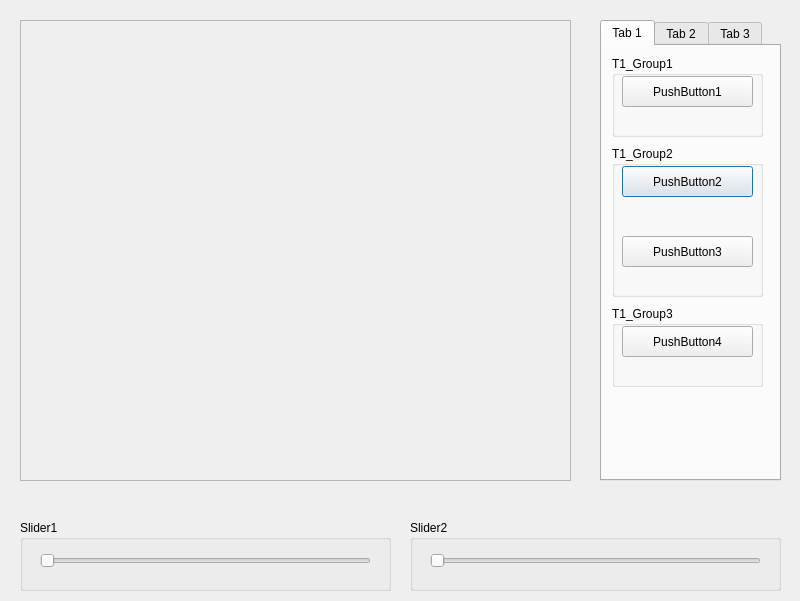
<?xml version="1.0" encoding="UTF-8"?>
<ui version="4.0">
    <class>dialog</class>
    <widget class="QDialog" name="dialog">
        <property name="geometry">
            <rect>
                <x>0</x>
                <y>0</y>
                <width>800</width>
                <height>601</height>
            </rect>
        </property>
        <property name="windowTitle">
            <string>Dialog</string>
        </property>
        <widget class="QTabWidget" name="tabWidget">
            <property name="geometry">
                <rect>
                    <x>600</x>
                    <y>20</y>
                    <width>181</width>
                    <height>461</height>
                </rect>
            </property>
            <property name="currentIndex">
                <number>0</number>
            </property>
            <widget class="QWidget" name="tab">
                <attribute name="title">
                    <string>Tab 1</string>
                </attribute>
                <widget class="QGroupBox" name="groupBox_2">
                    <property name="enabled">
                        <bool>true</bool>
                    </property>
                    <property name="geometry">
                        <rect>
                            <x>10</x>
                            <y>100</y>
                            <width>151</width>
                            <height>151</height>
                        </rect>
                    </property>
                    <property name="mouseTracking">
                        <bool>false</bool>
                    </property>
                    <property name="title">
                        <string>T1_Group2</string>
                    </property>
                    <property name="checkable">
                        <bool>false</bool>
                    </property>
                    <widget class="QPushButton" name="pushButton2">
                        <property name="geometry">
                            <rect>
                                <x>10</x>
                                <y>20</y>
                                <width>131</width>
                                <height>31</height>
                            </rect>
                        </property>
                        <property name="text">
                            <string>PushButton2</string>
                        </property>
                    </widget>

                    <widget class="QPushButton" name="pushButton3">
                        <property name="geometry">
                            <rect>
                                <x>10</x>
                                <y>90</y>
                                <width>131</width>
                                <height>31</height>
                            </rect>
                        </property>
                        <property name="text">
                            <string>PushButton3</string>
                        </property>
                    </widget>
                    <zorder>label_3</zorder>
                    <zorder>label_4</zorder>
                    <zorder>pushButton3</zorder>
                    <zorder>pushButton2</zorder>
                </widget>
                <widget class="QGroupBox" name="groupBox_3">
                    <property name="geometry">
                        <rect>
                            <x>10</x>
                            <y>260</y>
                            <width>151</width>
                            <height>81</height>
                        </rect>
                    </property>
                    <property name="title">
                        <string>T1_Group3</string>
                    </property>
                    <widget class="QPushButton" name="pushButton4">
                        <property name="geometry">
                            <rect>
                                <x>10</x>
                                <y>20</y>
                                <width>131</width>
                                <height>31</height>
                            </rect>
                        </property>
                        <property name="text">
                            <string>PushButton4</string>
                        </property>
                    </widget>

                </widget>
                <widget class="QGroupBox" name="groupBox">
                    <property name="geometry">
                        <rect>
                            <x>10</x>
                            <y>10</y>
                            <width>151</width>
                            <height>81</height>
                        </rect>
                    </property>
                    <property name="title">
                        <string>T1_Group1</string>
                    </property>

                    <widget class="QPushButton" name="pushButton1">
                        <property name="geometry">
                            <rect>
                                <x>10</x>
                                <y>20</y>
                                <width>131</width>
                                <height>31</height>
                            </rect>
                        </property>
                        <property name="text">
                            <string>PushButton1</string>
                        </property>
                    </widget>
                </widget>
            </widget>
            <widget class="QWidget" name="tab_2">
                <attribute name="title">
                    <string>Tab 2</string>
                </attribute>
                <widget class="QGroupBox" name="groupBox_4">
                    <property name="geometry">
                        <rect>
                            <x>10</x>
                            <y>10</y>
                            <width>151</width>
                            <height>81</height>
                        </rect>
                    </property>
                    <property name="title">
                        <string>T2_Group1</string>
                    </property>
                    <widget class="QPushButton" name="pushButton5">
                        <property name="geometry">
                            <rect>
                                <x>10</x>
                                <y>20</y>
                                <width>131</width>
                                <height>31</height>
                            </rect>
                        </property>
                        <property name="text">
                            <string>PushButton5</string>
                        </property>
                    </widget>

                </widget>
                <widget class="QGroupBox" name="groupBox_6">
                    <property name="geometry">
                        <rect>
                            <x>10</x>
                            <y>100</y>
                            <width>151</width>
                            <height>81</height>
                        </rect>
                    </property>
                    <property name="title">
                        <string>T2_Group2</string>
                    </property>
                    <widget class="QPushButton" name="pushButton6">
                        <property name="geometry">
                            <rect>
                                <x>10</x>
                                <y>20</y>
                                <width>131</width>
                                <height>31</height>
                            </rect>
                        </property>
                        <property name="text">
                            <string>PushButton6</string>
                        </property>
                    </widget>

                </widget>
                <widget class="QGroupBox" name="groupBox_7">
                    <property name="geometry">
                        <rect>
                            <x>10</x>
                            <y>190</y>
                            <width>151</width>
                            <height>81</height>
                        </rect>
                    </property>
                    <property name="title">
                        <string>T2_Group3</string>
                    </property>
                    <widget class="QPushButton" name="pushButton7">
                        <property name="geometry">
                            <rect>
                                <x>10</x>
                                <y>20</y>
                                <width>131</width>
                                <height>31</height>
                            </rect>
                        </property>
                        <property name="text">
                            <string>PushButton7</string>
                        </property>
                    </widget>

                </widget>
                <widget class="QGroupBox" name="groupBox_8">
                    <property name="geometry">
                        <rect>
                            <x>10</x>
                            <y>280</y>
                            <width>151</width>
                            <height>81</height>
                        </rect>
                    </property>
                    <property name="title">
                        <string>T2_Group4</string>
                    </property>
                    <widget class="QPushButton" name="pushButton8">
                        <property name="geometry">
                            <rect>
                                <x>10</x>
                                <y>20</y>
                                <width>131</width>
                                <height>31</height>
                            </rect>
                        </property>
                        <property name="text">
                            <string>PushButton8</string>
                        </property>
                    </widget>

                </widget>
            </widget>
            <widget class="QWidget" name="tab_3">
                <attribute name="title">
                    <string>Tab 3</string>
                </attribute>
                <widget class="QGroupBox" name="groupBox_5">
                    <property name="geometry">
                        <rect>
                            <x>10</x>
                            <y>10</y>
                            <width>151</width>
                            <height>81</height>
                        </rect>
                    </property>
                    <property name="title">
                        <string>T3_Group1</string>
                    </property>
                    <widget class="QPushButton" name="pushButton9">
                        <property name="geometry">
                            <rect>
                                <x>10</x>
                                <y>20</y>
                                <width>131</width>
                                <height>31</height>
                            </rect>
                        </property>
                        <property name="text">
                            <string>PushButton9</string>
                        </property>
                    </widget>

                </widget>
                <widget class="QGroupBox" name="groupBox_9">
                    <property name="geometry">
                        <rect>
                            <x>10</x>
                            <y>100</y>
                            <width>151</width>
                            <height>81</height>
                        </rect>
                    </property>
                    <property name="title">
                        <string>T3_Group2</string>
                    </property>
                    <widget class="QPushButton" name="pushButton10">
                        <property name="geometry">
                            <rect>
                                <x>10</x>
                                <y>20</y>
                                <width>131</width>
                                <height>31</height>
                            </rect>
                        </property>
                        <property name="text">
                            <string>PushButton10</string>
                        </property>
                    </widget>

                </widget>
                <widget class="QGroupBox" name="groupBox_10">
                    <property name="geometry">
                        <rect>
                            <x>10</x>
                            <y>190</y>
                            <width>151</width>
                            <height>81</height>
                        </rect>
                    </property>
                    <property name="title">
                        <string>T3_Group3</string>
                    </property>
                    <widget class="QPushButton" name="pushButton11">
                        <property name="geometry">
                            <rect>
                                <x>10</x>
                                <y>20</y>
                                <width>131</width>
                                <height>31</height>
                            </rect>
                        </property>
                        <property name="text">
                            <string>PushButton11</string>
                        </property>
                    </widget>

                </widget>
                <widget class="QGroupBox" name="groupBox_11">
                    <property name="geometry">
                        <rect>
                            <x>10</x>
                            <y>280</y>
                            <width>151</width>
                            <height>151</height>
                        </rect>
                    </property>
                    <property name="title">
                        <string>T3_Group4</string>
                    </property>
                    <widget class="QPushButton" name="pushButton12">
                        <property name="geometry">
                            <rect>
                                <x>10</x>
                                <y>20</y>
                                <width>131</width>
                                <height>31</height>
                            </rect>
                        </property>
                        <property name="text">
                            <string>PushButton12</string>
                        </property>
                    </widget>

                    <widget class="QPushButton" name="pushButton13">
                        <property name="geometry">
                            <rect>
                                <x>10</x>
                                <y>90</y>
                                <width>131</width>
                                <height>31</height>
                            </rect>
                        </property>
                        <property name="text">
                            <string>PushButton13</string>
                        </property>
                    </widget>
                </widget>
            </widget>
        </widget>
        <widget class="QGroupBox" name="groupBox_12">
            <property name="geometry">
                <rect>
                    <x>20</x>
                    <y>520</y>
                    <width>371</width>
                    <height>71</height>
                </rect>
            </property>
            <property name="title">
                <string>Slider1</string>
            </property>
            <widget class="QSlider" name="horizontalSlider1">
                <property name="geometry">
                    <rect>
                        <x>20</x>
                        <y>30</y>
                        <width>331</width>
                        <height>22</height>
                    </rect>
                </property>
                <property name="orientation">
                    <enum>Qt::Horizontal</enum>
                </property>
            </widget>
        </widget>
        <widget class="QGroupBox" name="groupBox_13">
            <property name="geometry">
                <rect>
                    <x>410</x>
                    <y>520</y>
                    <width>371</width>
                    <height>71</height>
                </rect>
            </property>
            <property name="title">
                <string>Slider2</string>
            </property>
            <widget class="QSlider" name="horizontalSlider2">
                <property name="geometry">
                    <rect>
                        <x>20</x>
                        <y>30</y>
                        <width>331</width>
                        <height>22</height>
                    </rect>
                </property>
                <property name="orientation">
                    <enum>Qt::Horizontal</enum>
                </property>
            </widget>
        </widget>
        <widget class="QFrame" name="frame">
            <property name="geometry">
                <rect>
                    <x>20</x>
                    <y>20</y>
                    <width>551</width>
                    <height>461</height>
                </rect>
            </property>
            <property name="frameShape">
                <enum>QFrame::StyledPanel</enum>
            </property>
            <property name="frameShadow">
                <enum>QFrame::Raised</enum>
            </property>
        </widget>
        <zorder>tabWidget</zorder>
        <zorder>groupBox_13</zorder>
        <zorder>groupBox_12</zorder>
        <zorder>frame</zorder>
    </widget>
    <resources/>
    <connections/>
</ui>
